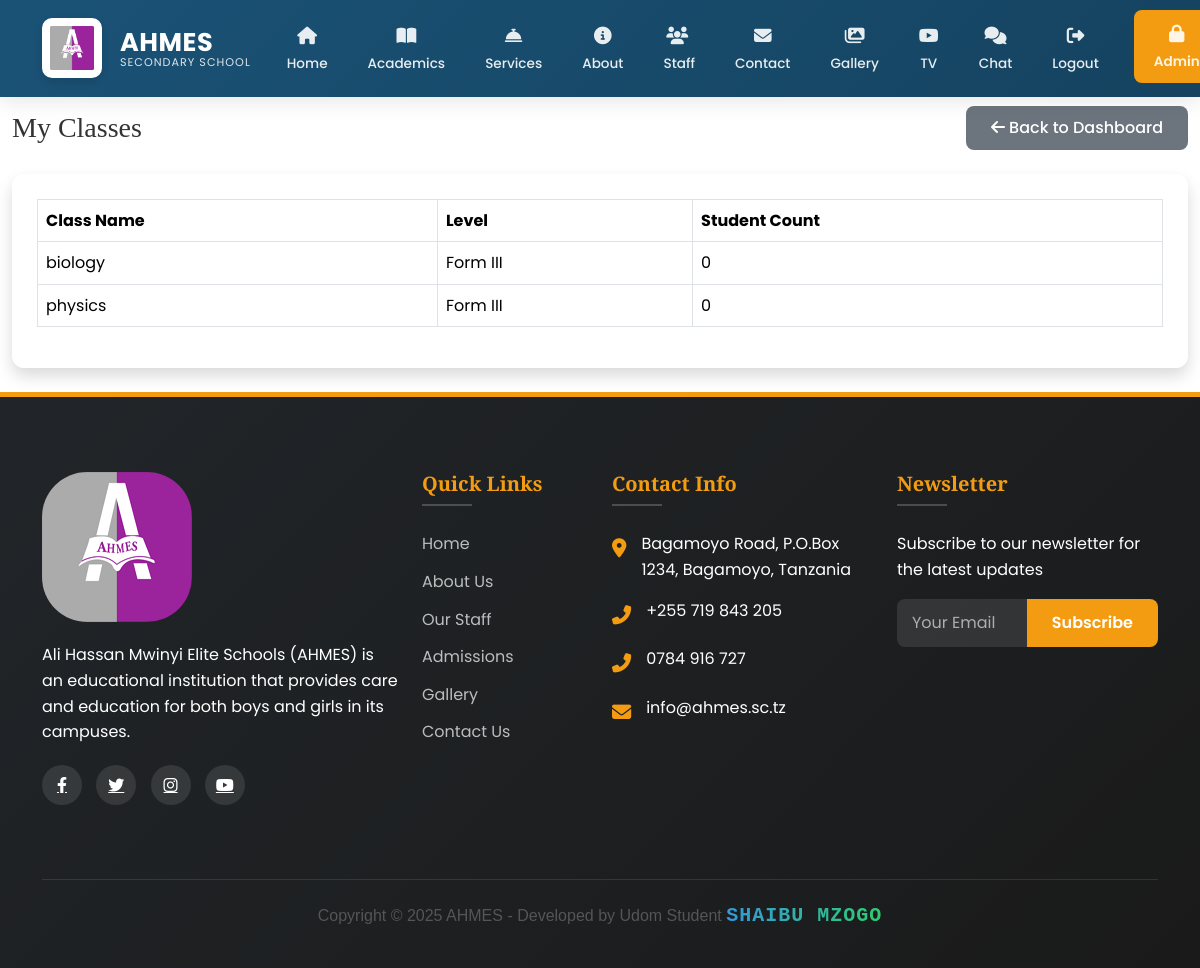
The app's page /teacher/classes/ (signed in), older data.
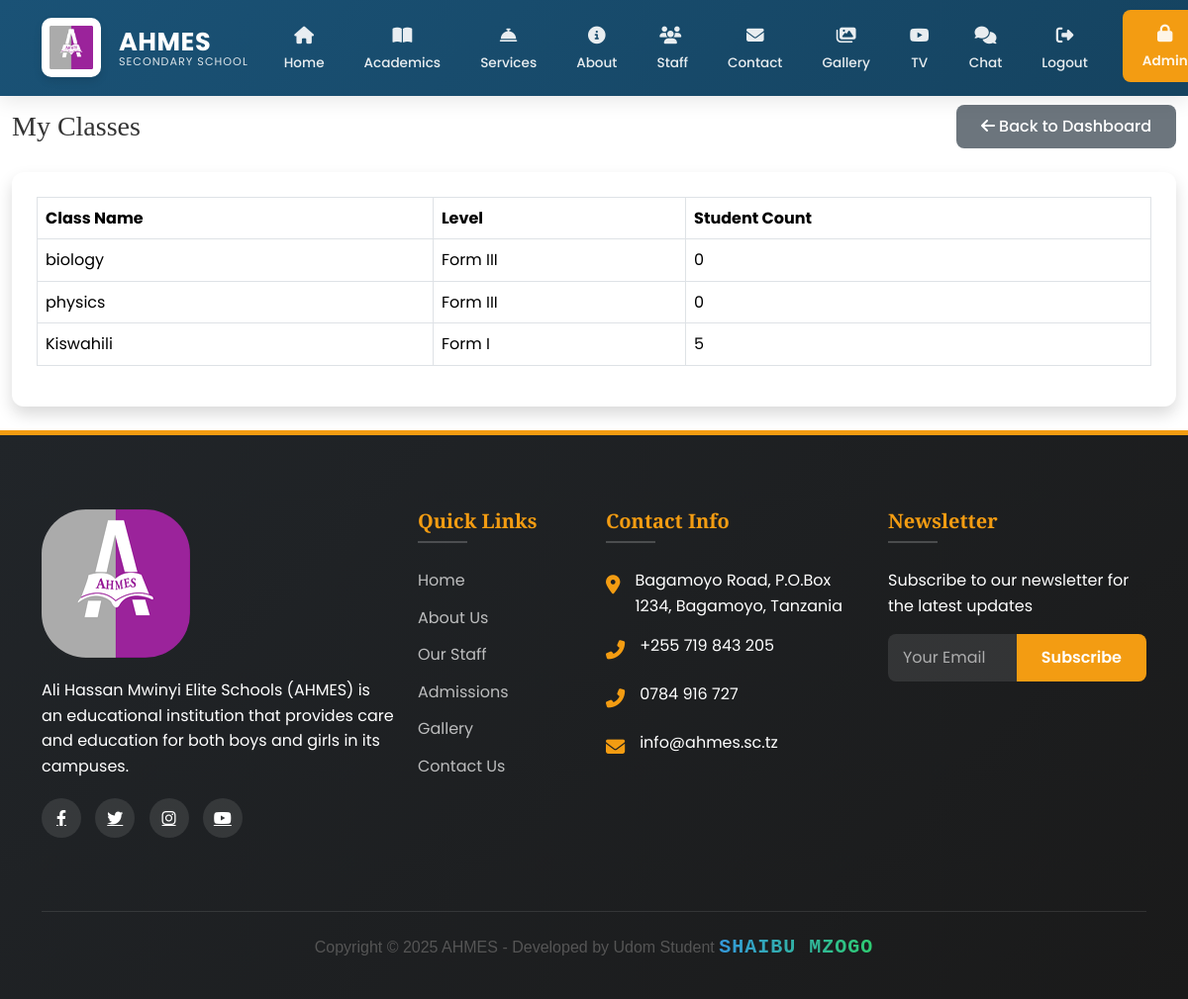
The same page, newer data.
### main/models.py (models this page shows, shortened)
class SchoolClass(models.Model):
    name = models.CharField(max_length=100)
    level = models.ForeignKey(Level, on_delete=models.CASCADE)
    teacher = models.ForeignKey(StaffMember, on_delete=models.CASCADE)
    students = models.ManyToManyField(Student)
    academic_year = models.CharField(max_length=20)
    created_at = models.DateTimeField(auto_now_add=True)
    updated_at = models.DateTimeField(auto_now=True)
    @property
    def student_count(self):
        return self.students.count()

class Level(models.Model):
    name = models.CharField(max_length=100)
    description = models.TextField()
    def __str__(self):
        return self.name

### main/views.py (the view)
# urls.py: path('teacher/classes/', views.teacher_classes, name='teacher_classes'),
@login_required
@user_passes_test(is_teacher)
def teacher_classes(request):
    teacher = request.user.staff_profile
    classes_taught = SchoolClass.objects.filter(teacher=teacher)
    return render(request, 'academics/teacher_classes.html', {
        'classes_taught': classes_taught
    })

### main/context_processors.py (called while the page is built)
def admin_counts(request):
    if request.user.is_authenticated and request.user.is_admin:
        return {
            'pending_comments': Comment.objects.filter(is_approved=False).count(),
            'gallery_count': Gallery.objects.count(),
        }
    return {}

def unread_messages_count(request):
    if request.user.is_authenticated:
        count = Message.objects.filter(
            conversation__participants=request.user,
            is_read=False
        ).exclude(
            sender=request.user
        ).count()
        print(f"DEBUG: Unread messages count for {request.user}: {count}")  # Debug output
        return {'unread_messages_count': count}
    return {}

### main/models.py (called while the page is built)
    def __str__(self):
        return self.username

### main/views.py (called while the page is built)
def is_teacher(user):
    return user.is_authenticated and (
        hasattr(user, 'staff_profile') and
        user.staff_profile.position == 'Teacher'
    )

### main/templates/academics/teacher_classes.html (shortened to what this page needs)
{% extends 'main/base.html' %}
{% load static %}
{% block content %}
<div class="container-fluid">
  <div class="d-sm-flex align-items-center justify-content-between mb-4">
    <h1 class="h3 mb-0 text-gray-800">My Classes</h1>
    <a href="{% url 'teacher_dashboard' %}" class="btn btn-secondary">
      <i class="fas fa-arrow-left mr-2"></i> Back to Dashboard
    </a>
  </div>
  <div class="card shadow mb-4">
    <div class="card-body">
      <div class="table-responsive">
        <table class="table table-bordered" width="100%" cellspacing="0">
          <thead>
            <tr>
              <th>Class Name</th>
              <th>Level</th>
              <th>Student Count</th>
            </tr>
          </thead>
          <tbody>
            {% for class in classes_taught %}
            <tr>
              <td>{{ class.name }}</td>
              <td>{{ class.level }}</td>
              <td>{{ class.student_count }}</td>
            </tr>
            {% empty %}
            <tr>
              <td colspan="3" class="text-center">No classes assigned</td>
            </tr>
            {% endfor %}
          </tbody>
        </table>
      </div>
    </div>
  </div>
</div>
{% endblock %}

Row changes from the older to the newer data that the page shows:
added SchoolClass: name "Kiswahili", level "Form I", student_count "5"
